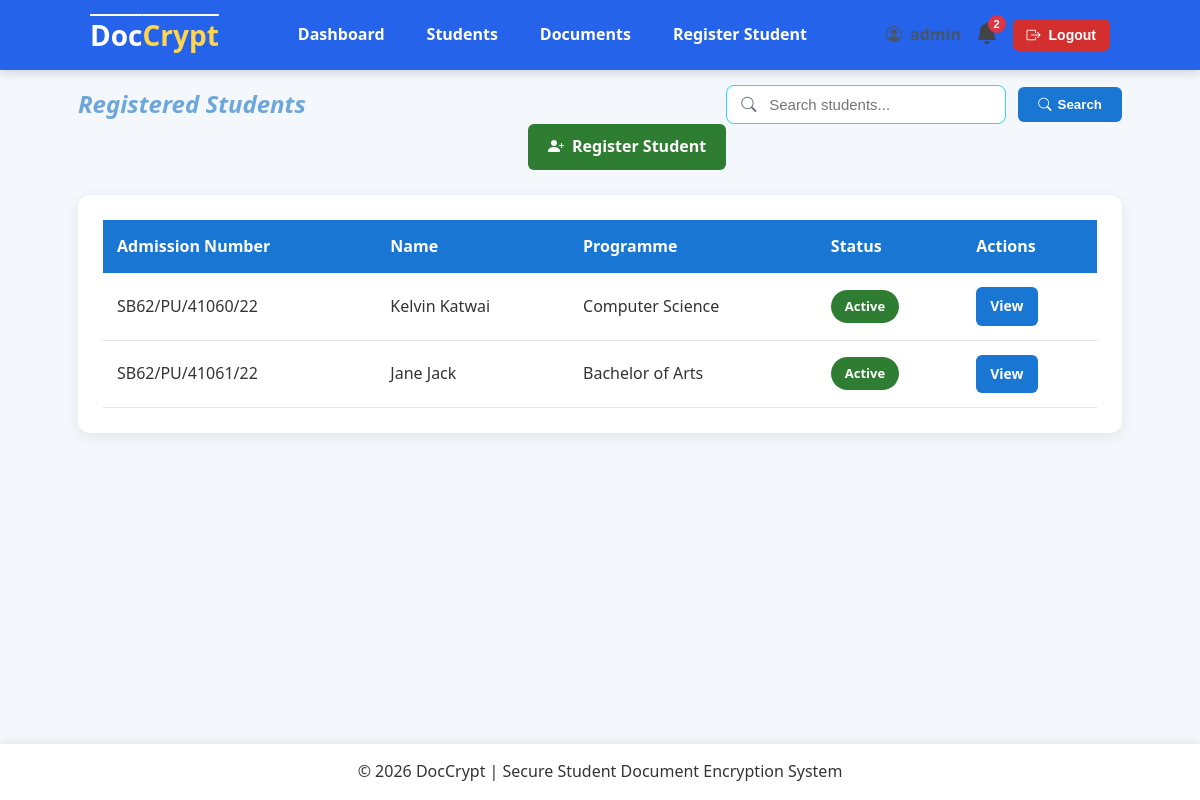
Before: /students/students/ (signed in) with the older database file.
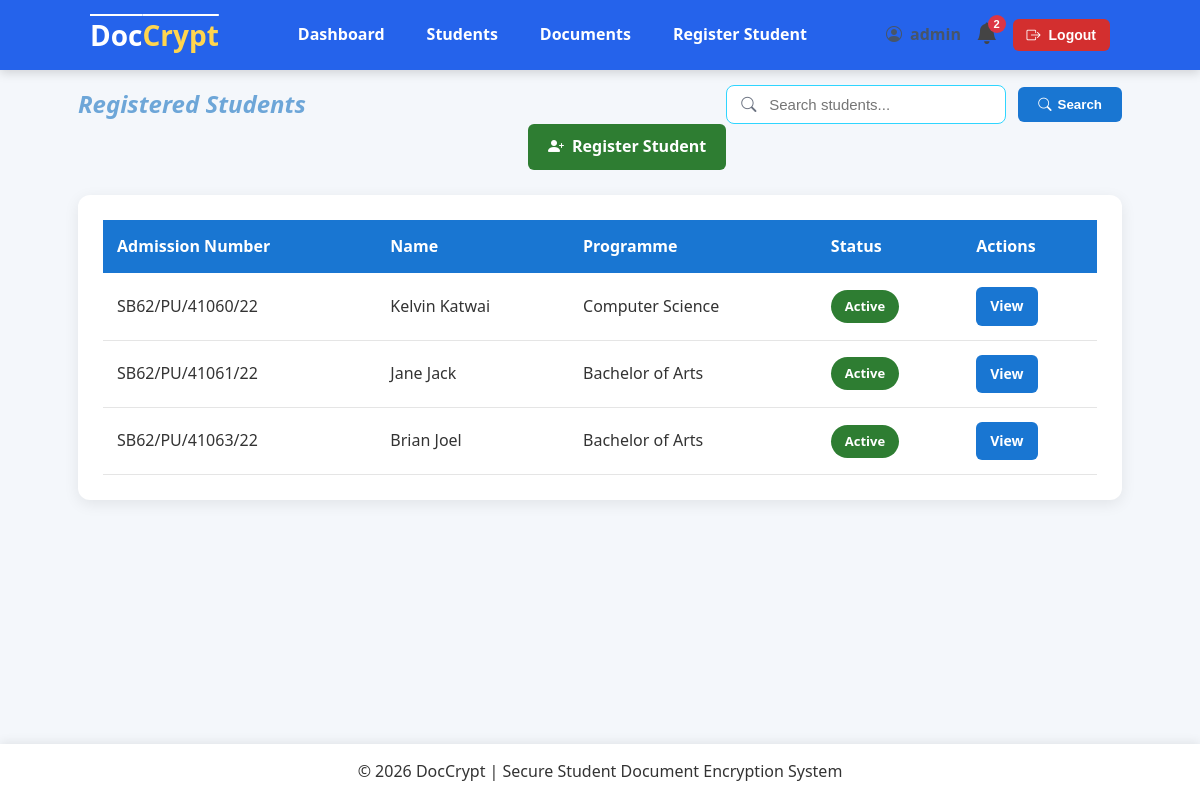
After: the same page with the newer database file.
### student/models.py (models this page shows, shortened)
class Student(models.Model):
    class Status(models.TextChoices):
        ACTIVE = "ACTIVE", "Active"
        DEFERRED = "DEFERRED", "Deferred"
        GRADUATED = "GRADUATED", "Graduated"
        DEACTIVATED = "DEACTIVATED", "Deactivated"
    class Year(models.IntegerChoices):
        YEAR_1 = 1 ,"Year 1"
        YEAR_2 = 2, "Year 2"
        YEAR_3 = 3, "Year 3"
        YEAR_4 = 4, "Year 4"
    user = models.OneToOneField(CustomUser,on_delete=models.CASCADE,related_name="student")
    admission_number = models.CharField(max_length=25,unique=True)
    first_name = models.CharField(max_length=50)
    last_name = models.CharField(max_length=50)
    phone_number = models.CharField(max_length=15,blank=True)
    programme = models.CharField(max_length=50)
    department = models.CharField(max_length=50)
    year_of_study = models.IntegerField(choices=Year.choices, default=Year.YEAR_1)
    status = models.CharField(max_length=25,choices=Status.choices, default=Status.ACTIVE)
    created_at = models.DateTimeField(auto_now_add=True)
    class Meta:
        ordering = ["admission_number"]
        verbose_name = "Student"
        verbose_name_plural = "Students"
    @property
    def full_name(self):
        return f"{self.first_name} {self.last_name}"

### student/views.py (the view, shortened to what this page needs)
# urls.py: path("students/", views.students_list, name="student_list"),
@login_required
def students_list(request):
    if not request.user.is_admin:
        return render(request, "errors/403.html", status=403)
    students = Student.objects.select_related("user").all().order_by("admission_number")
    query = request.GET.get("q", "")
    paginator = Paginator(students, 10)
    page_number = request.GET.get("page")
    students = paginator.get_page(page_number)
    context ={"students": students, "query": query}
    return render(request, "students/student_list.html", context)

### notifications/context_processors.py (called while the page is built)
def notifications(request):
    if request.user.is_authenticated:
        notifications = Notification.objects.filter(
            recipient=request.user,
            is_read=False,
        ).order_by("-created_at")[:5]
        return {
            'notifications': notifications,
            "notification_count": notifications.count(),
        }
    return {
        "notifications": [],
        "notification_count":0,
    }

### users/models.py (called while the page is built)
    @property
    def is_admin(self):
        return self.role == self.Role.ADMIN or self.is_superuser

### student/templates/students/student_list.html (shortened to what this page needs)
{% extends "users/base.html" %}
{% block content %}
<div class="page-header">
    <div class="page-title">
        <h2>Registered Students</h2>
    </div>
    <div class="page-search">
        <form method="get" class="search-form">
            <div class="search-wrapper">
                <i class="bi bi-search search-icon"></i>
                <input
                    type="text"
                    name="q"
                    value="{{ query }}"
                    placeholder="Search students..."
                    class="search-input">
            </div>
            <button
                type="submit"
                class="btn btn-primary">
                <i class="bi bi-search"></i>
                Search
            </button>
        </form>
    </div>
    <div class="page-actions">
        <a href="{% url 'register_student' %}" class="btn btn-success"><i class="bi bi-person-plus-fill"></i>
        Register Student</a>
    </div>
</div>
<div class="card">
    <table>
        <thead>
            <tr>
                <th>Admission Number</th>
                <th>Name</th>
                <th>Programme</th>
                <th>Status</th>
                <th>Actions</th>
            </tr>
        </thead>
        <tbody>
        {% for student in students %}
            <tr>
                <td>{{ student.admission_number }}</td>
                <td>{{ student.full_name }}</td>
                <td>{{ student.programme }}</td>
                <td>
                    <span class="badge badge-success">
                        {{ student.get_status_display }}
                    </span>
                </td>
                <td>
                    <a href="{% url 'student_detail' student.id %}" class="btn btn-primary btn-small">View</a>
                </td>
            </tr>
        {% empty %}
            <tr>
                <td colspan="5" style="text-align:center;">
                    No students found.
                </td>
            </tr>
        {% endfor %}
        </tbody>
    </table>
</div>
{% endblock %}

Changed rows visible on the page:
added Student: admission_number "SB62/PU/41063/22", full_name "Brian Joel", programme "Bachelor of Arts", status "Active"
